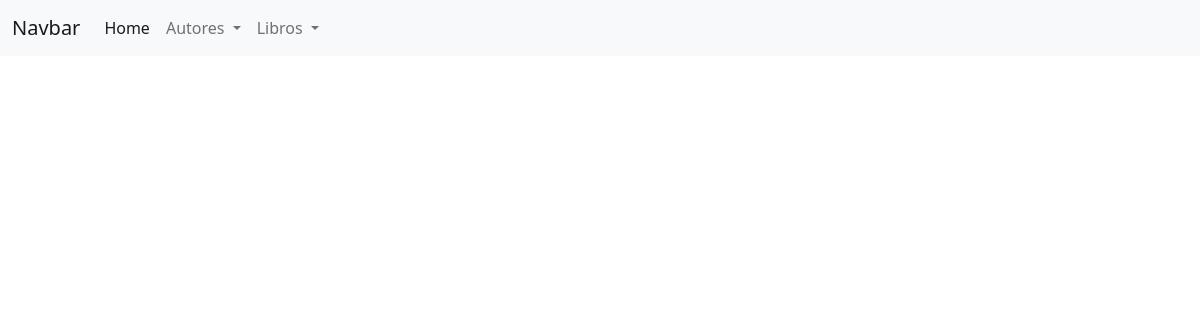
/autor/autores/, run on an earlier commit of the app's database.
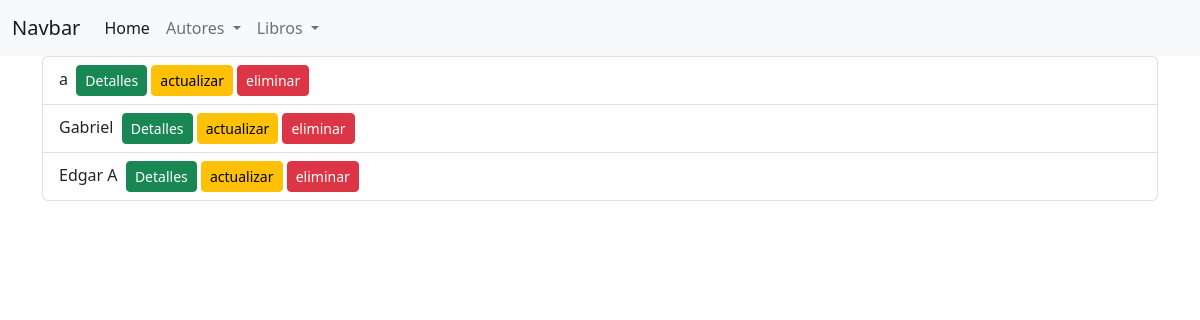
And on a later commit of the database.
### autores/models.py (models this page shows)
class Autor(models.Model):
    nombre = models.CharField(max_length=30)
    apellido = models.CharField(max_length=30)
    pais = models.CharField(max_length=30)

### autores/views.py (the view)
# urls.py: path('autores/', views.listarAutores, name='autores'),
def listarAutores(request):
    autores = Autor.objects.all()
    context = {'autores':autores}
    template = loader.get_template('autores/autores.html')
    return HttpResponse(template.render(context,request))

### templates/autores/autores.html (shortened to what this page needs)
{% extends "base.html" %}
{% load static %}
{% block content %}
<div class="container lista">
    <ul class="list-group">
        {% for autor in autores %}
        <li class="list-group-item">{{ autor.nombre }} &nbsp;<a href="{% url 'autor_view' autor.id %}" class="btn btn-sm btn-success">Detalles</a>&nbsp;<a href="{% url 'autor_actualizar' autor.id %}" class="btn btn-sm btn-warning">actualizar</a>&nbsp;<a href="{% url 'autor_eliminar' autor.id %}" class="btn btn-sm btn-danger">eliminar</a></li>
        {% endfor %}
    </ul>
</div>
{% endblock %}

### templates/base.html (shortened to what this page needs)
<!DOCTYPE html>
<html lang="en">
<head>
    <link href="https://cdn.jsdelivr.net/npm/bootstrap@5.2.0/dist/css/bootstrap.min.css" rel="stylesheet">
</head>
<body>
    {% block navbar %}
    <nav class="navbar navbar-expand-lg navbar-light bg-light">
    <div class="container-fluid">
        <a class="navbar-brand" href="#">Navbar</a>
        <div class="collapse navbar-collapse" id="navbarNavDropdown">
        <ul class="navbar-nav">
            <li class="nav-item">
            <a class="nav-link active" aria-current="page" href="{% url 'index'%}">Home</a>
            </li>
            <li class="nav-item dropdown">
                <a class="nav-link dropdown-toggle" href="#" id="navbarDropdownMenuLinks" role="button" data-bs-toggle="dropdown" aria-expanded="false">
                   Autores
                </a>
                </li>
            <li class="nav-item dropdown">
            <a class="nav-link dropdown-toggle" href="#" id="navbarDropdownMenuLink" role="button" data-bs-toggle="dropdown" aria-expanded="false">
               Libros
            </a>
            </li>
        </ul>
        </div>
    </div>
    </nav>
    {% endblock navbar %}
    {% block content %}
    {% endblock content %}
</body>
</html>

What changed in the data, as far as the page shows it:
added Autor: nombre "a"
added Autor: nombre "Gabriel"
added Autor: nombre "Edgar A"
